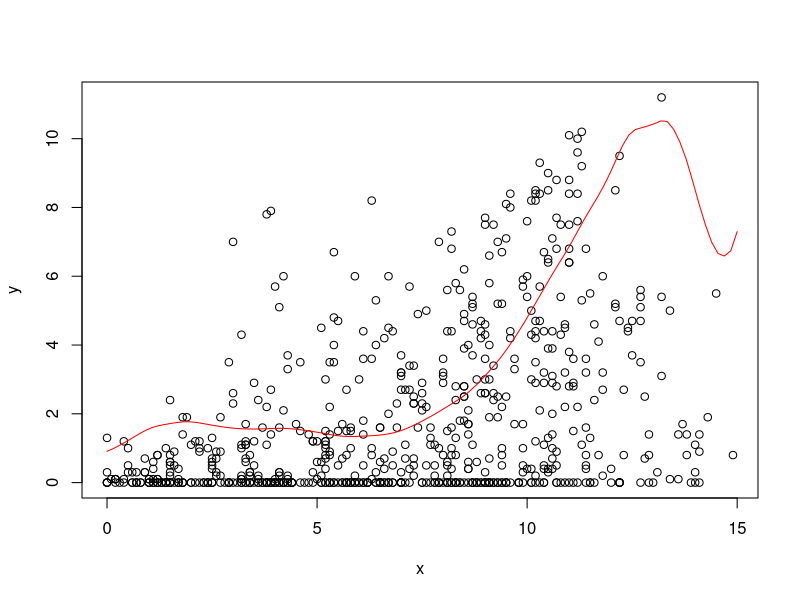
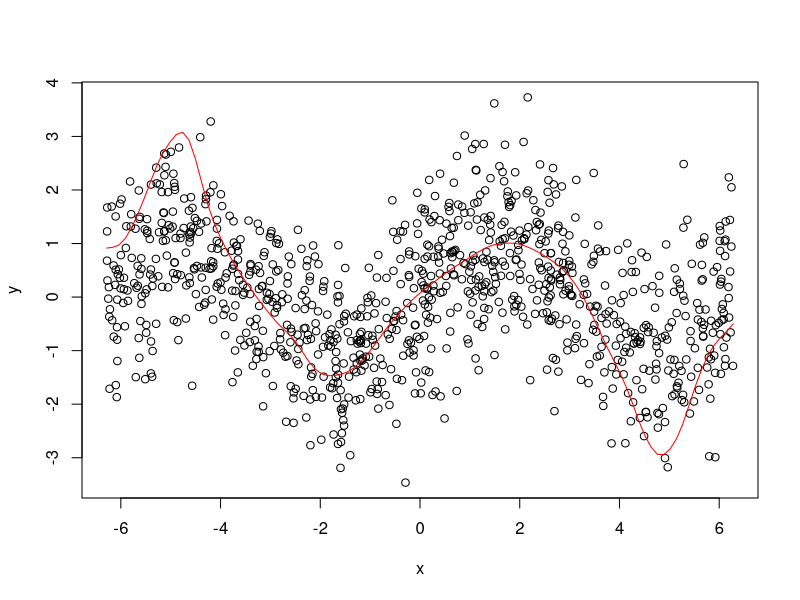

These charts were generated, in order, by the following R code:
# STAT-S 610
# LAB 3
# 2020-10-02
# https://jfukuyama.github.io/teaching/stat610/assignments/lab3.pdf

# --- functions --- #

#' @param x (numeric) vector of same length as y
#' @param y (numeric) vector of same length as y
#' @param z (numeric) vector, can be of a different length
#' @param omega (numeric) must be a scalar
#' @return (numeric) vector of the same length as z
llr <- function(x, y, z, omega) {
  fits <- sapply(z, compute_f_hat, x, y, omega)
  return(fits)
}

#' @param z (numeric) must be a scalar
#' @param x (numeric) vector of the same length as y
#' @param y (numeric) vector of the same length as x
#' @param omega (numeric) must be a scalar
#' @return (numeric) scalar
compute_f_hat <- function(z, x, y, omega) {
  w <- make_weight_vector(z, x, omega) # MJ
  X <- make_predictor_matrix(x)
  f_hat <- c(1, z) %*% solve(t(X) %*% sweep(x = X, MARGIN = 2, STATS = w, FUN = "*")) %*% t(X) %*% (y * w) #MJ
  return(f_hat)
}

make_weight_vector <- function(z, x, omega) { # MJ
  r <- abs(x - z) / omega  # this is a vector of the same length as x
  w <- sapply(r, W)  # this is a vector of the same length as x and r
  return(w)
}

#' @param z (numeric) must be a scalar
#' @param x (numeric) vector of arbitrary length
#' @param omega (numeric) must be a scalar
#' @return (numeric) a diagonal matrix
make_weight_matrix <- function(z, x, omega) {
  r <- abs(x - z) / omega  # this is a vector of the same length as x
  w <- sapply(r, W)  # this is a vector of the same length as x and r
  Wz <- diag(w)  # this is a diagonal matrix with elements from w
  return(Wz)
}

#' @param r (numeric) must be a scalar
#' @return (numeric) scalar
W <- function(r) {
  if (abs(r) < 1) {
    return((1 - abs(r) ** 3) ** 3)
  } else {
    return(0)
  }
}

#' @param x (numeric) vector of arbitrary length
#' @return (numeric) matrix with 2 columns and rows equal to length of x
make_predictor_matrix <- function(x) {
  n <- length(x)
  return(cbind(rep(1, n), x))
}


# --- example 1 --- #

# get the data
data(french_fries, package = 'reshape2')
french_fries <- na.omit(french_fries)

# input data
x <- french_fries$potato
y <- french_fries$buttery

# space along which to smooth
z <- seq(0, 15, length.out = 100)

# run smoothing
fits <- llr(z = z, x = x, y = y, omega = 2)

# plot the data and the smoother
plot(x, y)
lines(z, fits, col = 'red')


# --- example 2 --- #

# noisy sine wave
x <- runif(1000, -2 * pi, 2 * pi)
y <- sin(x) + rnorm(length(x))

# space along which to smooth
z <- seq(-2 * pi, 2 * pi, length.out = 100)

# run smoothing
fits <- llr(z = z, x = x, y = y, omega = pi / 3)

# plot the data and the smoother
plot(x, y)
lines(z, fits, col = 'red')

